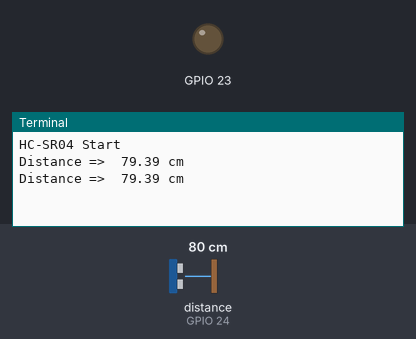
The program below on a simulated Raspberry Pi (BCM pin numbers). Parts: output pins drawn as LEDs (lit = HIGH), the last lines printed to the terminal. The test bench sets the inputs (shaded band); at power-on: distance to the obstacle (sensor on GPIO 24) 80 cm. The echo pulse lasts 58.3 µs per cm; the clock reads 2024-03-15 10:24:30 at power-on unless the program sets it; pins used as bus, display or sensor lines are not drawn.

Above: at 1.2 s.
1.3 s: distance to the obstacle (sensor on GPIO 24) set to 2 cm
At 1.9 s:
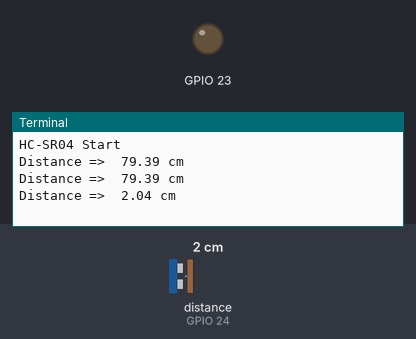
2.8 s: distance to the obstacle (sensor on GPIO 24) set to 4 cm
At 3.4 s:
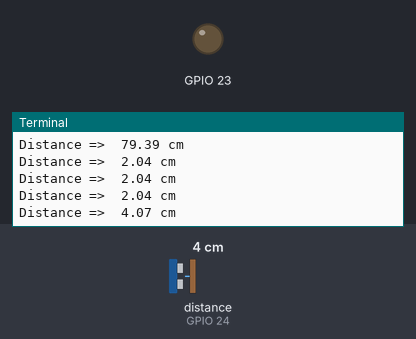
Timing chart, 0 to 5.8 s (numbered marks = the images above; inputs shaded):
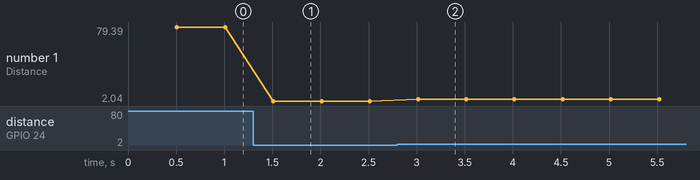

The program:

choumpa1.py
```python
import RPi.GPIO as GPIO
import time

print("HC-SR04 Start")

GPIO.setmode(GPIO.BCM)
# green : Pin 11 : 17(Trig)
GPIO.setup(23, GPIO.OUT)
# blue : Pin 12 : 18(Echo)
GPIO.setup(24, GPIO.IN)

try:
    while True:

        GPIO.output(23, False)
        time.sleep(0.5)

        GPIO.output(23, True)
        time.sleep(0.00001)
        GPIO.output(23, False)

        # 18번이 OFF가 되는 시점을 시작시간으로 설정
        while GPIO.input(24) == 0:
            start = time.time()

        # 18번이 ON이 되는 시점을 반사파 수신시간으로 설정
        while GPIO.input(24) == 1:
            stop = time.time()

        # 초음파가 되돌아오는 시간차로 거리를 계산한다
        time_interval = stop - start
        distance = time_interval * 17000
        distance = round(distance, 2)

        print("Distance => ", distance, "cm")

except KeyboardInterrupt:
    GPIO.cleanup()
    print("HC-SR04 End")
```

Measured:
- after the input at 1.3 s, the terminal: prints a new line after 0.21 s (image 1)
- after the input at 2.8 s, the terminal: prints a new line after 0.21 s (image 2)
- plotted number 1: 79.39 → 2.04 after the input at 1.3 s, 2.04 → 4.06 after the input at 2.8 s
